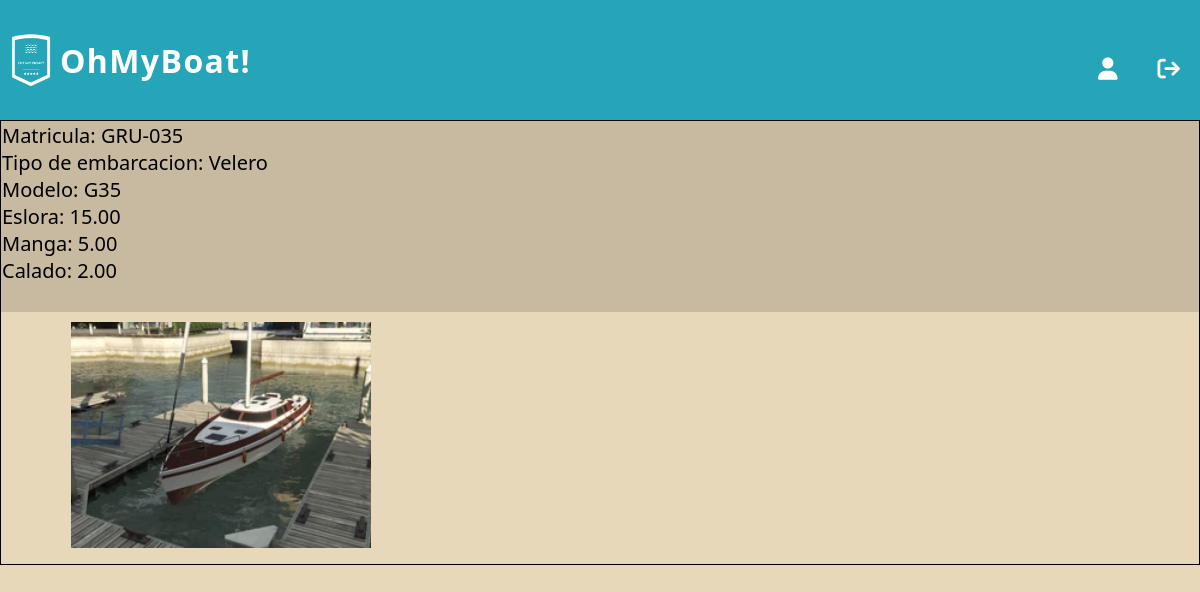
The page /ver_detalle_embarcacion/49/0 (signed in) on the database its author committed.
### embarcaciones/models.py (models this page shows)
class Embarcacion(models.Model):
    matricula = models.CharField(max_length=100, unique=True)
    modelo = models.CharField(max_length=100)
    tipo = models.ForeignKey(TipoEmbarcacion, on_delete=models.SET_NULL, null=True)
    m_eslora = models.DecimalField(max_digits=5, decimal_places=2)
    m_manga = models.DecimalField(max_digits=5, decimal_places=2)
    m_calado = models.DecimalField(max_digits=5, decimal_places=2)
    motor = models.BooleanField(default=False)
    deuda = models.DecimalField(max_digits=10, decimal_places=2, default=0)
    sede = models.ForeignKey(Sede, on_delete=models.SET_NULL, null=True)
    dueño = models.ForeignKey(Usuario, on_delete=models.CASCADE)

class TipoEmbarcacion(models.Model):
    clase= models.CharField(max_length=50, unique=True)

class ImagenEmbarcacion(models.Model):
    nombre_especifico= models.CharField(max_length=100)
    embarcacion= models.ForeignKey(Embarcacion, on_delete= models.CASCADE)

### embarcaciones/views.py (the view)
# urls.py: path('ver_detalle_embarcacion/<int:id_embarcacion>/<int:ok>', views.ver_detalle_embarcacion, name= 'ver detalle embarcacion'),
@login_required(login_url=reverse_lazy('iniciar sesion'))
def ver_detalle_embarcacion(request, id_embarcacion, ok):
    try:
        unaEmbarcacion = Embarcacion.objects.exclude(matricula__startswith='*').get(id= id_embarcacion)
        imagenes= ImagenEmbarcacion.objects.filter(embarcacion= unaEmbarcacion.id)
        return render(request, 'boat_detail.html', {'imagenes': imagenes, 'embarcacion':  unaEmbarcacion, 'ok':ok})
    except Embarcacion.DoesNotExist:
        return render(request, '404_not_found.html')

### autenticacion/backend.py (called while the page is built)
    def get_user(self, user_id):
        UserModel = get_user_model()
        try:
            return UserModel.objects.get(pk=user_id)
        except UserModel.DoesNotExist:
            return None

### embarcaciones/templates/boat_detail.html (shortened to what this page needs)
{% extends 'layouts/base.html' %}
{% load static %}
{% block style %}
    <link rel="stylesheet" type="text/css" href="{% static 'styles/boat_detail_body.css' %}">
{% endblock %}
{% block listnav %}
    {% if request.user.is_authenticated %}
        <li><a class="normal" href="{% url 'ver perfil' id=request.user.id %}"><i class="fa-solid fa-user"></i></a></li>
    {% endif %}
    {% if request.user.is_authenticated %}
        <li class="modal"><a id="cerrar-sesion" class="normal"  href=""><i class="fa-solid fa-arrow-right-from-bracket"></i></a>
        </li>
    {% else %}
        <li><a href="{% url 'crear cuenta' %}" class="buton">Crear cuenta</a></li>
        <li><a href="{% url 'iniciar sesion' %}" class="buton">Iniciar Sesion</a></li>
    {% endif %}
{% endblock %}
{% block content %}
<section>
    <div>
        <div class="box">
            <div class="info-container">
                <div>
                    <p> Matricula: {{embarcacion.matricula}}</p>
                </div>
                <div>
                    <p> Tipo de embarcacion: {{embarcacion.tipo.clase}}</p>
                </div>
                <div>
                    <p> Modelo: {{embarcacion.modelo}}</p>
                </div>
                <div>
                    <p> Eslora: {{embarcacion.m_eslora}}</p>
                </div>
                <div>
                    <p> Manga: {{embarcacion.m_manga}}</p>
                </div>
                <div>
                    <p> Calado: {{embarcacion.m_calado}}</p>
                </div>
                <br>
            </div>
            <div class='imagenesDiv'>
            {% for imagen in imagenes %}
                {% with 'imagenes_embarcaciones/'|add:imagen.nombre_especifico as ruta_imagen %}
                <div class="image-container">
                    <div class='p1'>
                        <img src="{% static ruta_imagen %}" style="width:100%;">
                    </div>
                </div>
                {% endwith %}
            {% endfor %}
            </div>
            </div>
        </div>
</section>
{% endblock %}

### embarcaciones/static/styles/boat_detail_body.css (style rules this page uses)
:root { --sand: #c8baa0; --gray-sand: #c4c4be; --aqua-light: #a9cecf; --aquamarine: #26a5b9; --cyan: #6785b4; }
body { overflow: hidden; }
.box { display: inline-block; overflow-x: auto; width: 100%; position: relative; align-items: center; justify-content: center; font-family: Arial, Helvetica, sans-serif; font: bold; font-size: 20px; border: 1px solid black; }
.imagenesDiv { width: 100%; padding: 10px 20px; align-items: center; }
.imagenesDiv .image-container { display: inline-flex; margin-right: 0px; object-fit: contain; }
.imagenesDiv .image-container:last-child { margin-right: 0; }
.imagenesDiv .image-container .p1 { display: inline-block; width: max-content; align-items: left; }
.imagenesDiv .image-container .p1 img { margin-left: 50px; }
.box .info-container { position:relative; display:inline-block; width: 100%; background: var(--sand); border: 1px solid var(--sand); font: bold; }
.info-container p { margin-right: 50px; align-items: center; }
.p1 { flex: 0 0 auto; scroll-snap-align: start; width: 70%; }
.p1 img { width: 50%; max-height: 575px; height: absolute; }

### inicio/static/styles/header.css (style rules this page uses)
* { margin: 0; padding: 0; box-sizing: border-box; font-family: 'Segoe UI', Tahoma, Geneva, Verdana, sans-serif; }
.modal { position: relative; }
li { margin: 20px; }
a { text-decoration: none; }
.normal { font-weight: 500; font-style: normal; font-size: 1.4em; text-decoration: none; position: relative; color: #ffff; padding-bottom: 2px; }
.normal::before { content: ""; position: absolute; bottom: 0; left: 0; width: 0; height: 3px; background-color: #ffffff; transition: width 0.3s ease; }
.normal { text-decoration: none; color: #fff; font-weight:700; }

### inicio/static/styles/index_main.css (style rules this page uses)
:root { --green: hsl(162, 45%, 56%); --lead: hsl(162, 2%, 56%); --blue: hsl(202, 89%, 71%); --text-white: hsl(0, 0%, 100%); --text-light-gray: hsl(0, 0%, 90%); --body-bg-color:hsl(200, 51%, 32%); --glass-bg-color: hsla(0, 0%, 100%, 0.05); --border-color: hsla(0, 0%, 100%, 0.25); --blur: blur(10px); --button-hover-color: hsla(0, 0%, 0%, 0.3); }
body { margin-top: 120px; background-color: #e8d8ba; }

### rows shown on the page
Embarcacion: matricula "GRU-035", tipo.clase "Velero", modelo "G35", m_eslora "15.00", m_manga "5.00", m_calado "2.00"
